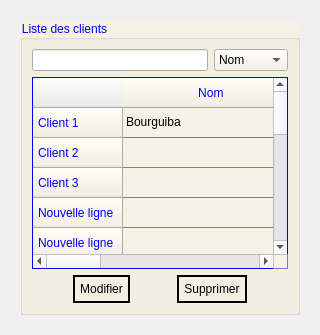
             <widget class="QWidget" name="tab_54">
              <attribute name="title">
               <string>Consulter</string>
              </attribute>
              <layout class="QGridLayout" name="gridLayout_30">
               <item row="0" column="0">
                <widget class="QWidget" name="widget_5" native="true">
                 <property name="styleSheet">
                  <string notr="true">#widget_5{
background_color:#f5f1e5;
}</string>
                 </property>
                 <layout class="QGridLayout" name="gridLayout_29">
                  <item row="0" column="0">
                   <widget class="QGroupBox" name="groupBox_9">
                    <property name="styleSheet">
                     <string notr="true">QGroupBox::title {
    color: blue;
	font-weight: bold;
}
QGroupBox {
    background-color: #f5f1e5;
}</string>
                    </property>
                    <property name="title">
                     <string>Liste des clients</string>
                    </property>
                    <layout class="QVBoxLayout" name="verticalLayout_44">
                     <item>
                      <layout class="QHBoxLayout" name="horizontalLayout_120">
                       <item>
                        <widget class="QLineEdit" name="lineEdit_65">
                         <property name="minimumSize">
                          <size>
                           <width>100</width>
                           <height>0</height>
                          </size>
                         </property>
                         <property name="styleSheet">
                          <string notr="true">color: rgb(0, 0, 0);
border-color: rgb(0, 0, 0);</string>
                         </property>
                        </widget>
                       </item>
                       <item>
                        <widget class="QComboBox" name="comboBox_15">
                         <property name="styleSheet">
                          <string notr="true">QComboBox {
    background-color:  #f5f1e5;
    color: #000000; /* Couleur du texte (noir) */
}

</string>
                         </property>
                         <item>
                          <property name="text">
                           <string>Nom</string>
                          </property>
                         </item>
                         <item>
                          <property name="text">
                           <string>Prénom</string>
                          </property>
                         </item>
                         <item>
                          <property name="text">
                           <string>Numéro</string>
                          </property>
                         </item>
                        </widget>
                       </item>
                      </layout>
                     </item>
                     <item>
                      <widget class="QTableWidget" name="tableWidget_11">
                       <property name="styleSheet">
                        <string notr="true">QTableWidget {
    gridline-color: gray;                /* Couleur des lignes du tableau */
    background-color: #f5f1e5;             /* Couleur de fond du tableau */
    border: 1px solid blue;             /* Bordure autour du tableau */
}

QTableWidget::item {
    color:black;                         /* Couleur du texte des cellules */
    background-color: #f5f1e5;       /* Fond des cellules */
   /* border: 1px solid bl;               Bordure autour de chaque cellule */
}

QHeaderView::section {
    min-height: 20px;
	 min-width: 80px;
	 color:  blue;
	 background-color: #f5f1e5;
	 /*border: 1px solid blue; */
    padding: 5px;       /* Ajoute un espace intérieur aux en-têtes */
   /* background-color: #f0f0f0;    Couleur de fond des en-têtes */
}</string>
                       </property>
                       <attribute name="horizontalHeaderDefaultSectionSize">
                        <number>179</number>
                       </attribute>
                       <row>
                        <property name="text">
                         <string>Client 1</string>
                        </property>
                       </row>
                       <row>
                        <property name="text">
                         <string>Client 2</string>
                        </property>
                       </row>
                       <row>
                        <property name="text">
                         <string>Client 3</string>
                        </property>
                       </row>
                       <row>
                        <property name="text">
                         <string>Nouvelle ligne</string>
                        </property>
                       </row>
                       <row>
                        <property name="text">
                         <string>Nouvelle ligne</string>
                        </property>
                       </row>
                       <row>
                        <property name="text">
                         <string>Nouvelle ligne</string>
                        </property>
                       </row>
                       <row>
                        <property name="text">
                         <string>Nouvelle ligne</string>
                        </property>
                       </row>
                       <row>
                        <property name="text">
                         <string>Nouvelle ligne</string>
                        </property>
                       </row>
                       <row>
                        <property name="text">
                         <string>Nouvelle ligne</string>
                        </property>
                       </row>
                       <row>
                        <property name="text">
                         <string>Nouvelle ligne</string>
                        </property>
                       </row>
                       <row>
                        <property name="text">
                         <string>Nouvelle ligne</string>
                        </property>
                       </row>
                       <row>
                        <property name="text">
                         <string>Nouvelle ligne</string>
                        </property>
                       </row>
                       <row>
                        <property name="text">
                         <string>Nouvelle ligne</string>
                        </property>
                       </row>
                       <row>
                        <property name="text">
                         <string>Nouvelle ligne</string>
                        </property>
                       </row>
                       <column>
                        <property name="text">
                         <string>Nom </string>
                        </property>
                       </column>
                       <column>
                        <property name="text">
                         <string>Prenom</string>
                        </property>
                       </column>
                       <column>
                        <property name="text">
                         <string>Adresse mail</string>
                        </property>
                       </column>
                       <column>
                        <property name="text">
                         <string>Numéro de téléphone</string>
                        </property>
                       </column>
                       <item row="0" column="0">
                        <property name="text">
                         <string>Bourguiba</string>
                        </property>
                       </item>
                       <item row="0" column="1">
                        <property name="text">
                         <string>Ines</string>
                        </property>
                       </item>
                       <item row="0" column="2">
                        <property name="text">
                         <string>ines.bourguiba@esprit.tn</string>
                        </property>
                       </item>
                       <item row="0" column="3">
                        <property name="text">
                         <string>52 735 ***</string>
                        </property>
                       </item>
                       <item row="3" column="0">
                        <property name="text">
                         <string/>
                        </property>
                       </item>
                      </widget>
                     </item>
                     <item>
                      <layout class="QHBoxLayout" name="horizontalLayout_121">
                       <item>
                        <spacer name="horizontalSpacer_49">
                         <property name="orientation">
                          <enum>Qt::Orientation::Horizontal</enum>
                         </property>
                         <property name="sizeHint" stdset="0">
                          <size>
                           <width>40</width>
                           <height>20</height>
                          </size>
                         </property>
                        </spacer>
                       </item>
                       <item>
                        <widget class="QPushButton" name="pushButton_47">
                         <property name="styleSheet">
                          <string notr="true">font: 600 12pt &quot;Segoe UI&quot;;
color: rgb(0, 0, 0);
 border: 2px solid black;
    border-radius: 15px;
    padding: 5px; 
selection-background-color: rgb(0, 21, 155);
</string>
                         </property>
                         <property name="text">
                          <string>Modifier</string>
                         </property>
                        </widget>
                       </item>
                       <item>
                        <spacer name="horizontalSpacer_50">
                         <property name="orientation">
                          <enum>Qt::Orientation::Horizontal</enum>
                         </property>
                         <property name="sizeHint" stdset="0">
                          <size>
                           <width>40</width>
                           <height>20</height>
                          </size>
                         </property>
                        </spacer>
                       </item>
                       <item>
                        <widget class="QPushButton" name="pushButton_48">
                         <property name="styleSheet">
                          <string notr="true">font: 600 12pt &quot;Segoe UI&quot;;
color: rgb(0, 0, 0);
 border: 2px solid black;
    border-radius: 15px;
    padding: 5px; 
selection-background-color: rgb(0, 21, 155);
</string>
                         </property>
                         <property name="text">
                          <string>Supprimer</string>
                         </property>
                        </widget>
                       </item>
                       <item>
                        <spacer name="horizontalSpacer_51">
                         <property name="orientation">
                          <enum>Qt::Orientation::Horizontal</enum>
                         </property>
                         <property name="sizeHint" stdset="0">
                          <size>
                           <width>40</width>
                           <height>20</height>
                          </size>
                         </property>
                        </spacer>
                       </item>
                      </layout>
                     </item>
                    </layout>
                   </widget>
                  </item>
                 </layout>
                </widget>
               </item>
              </layout>
             </widget>
